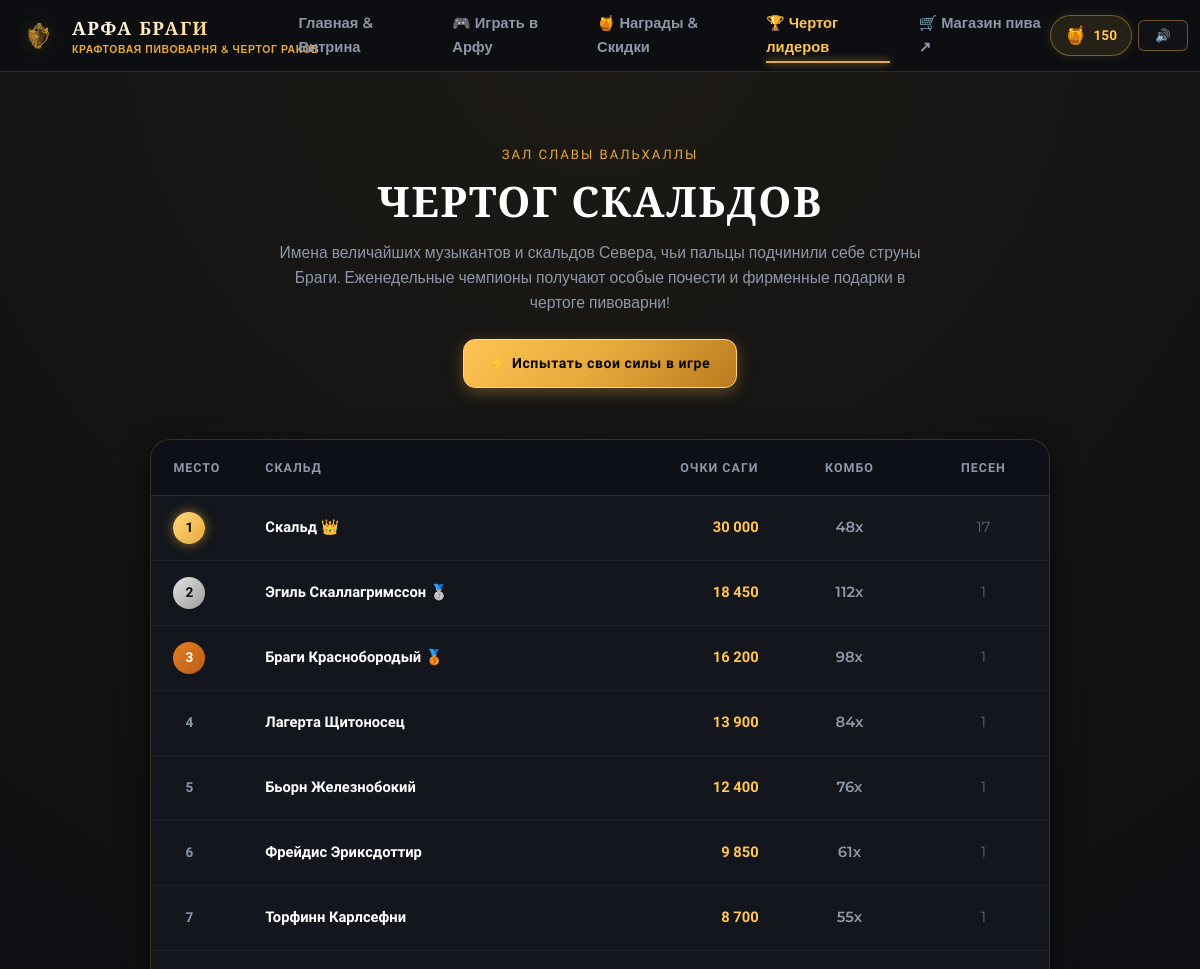
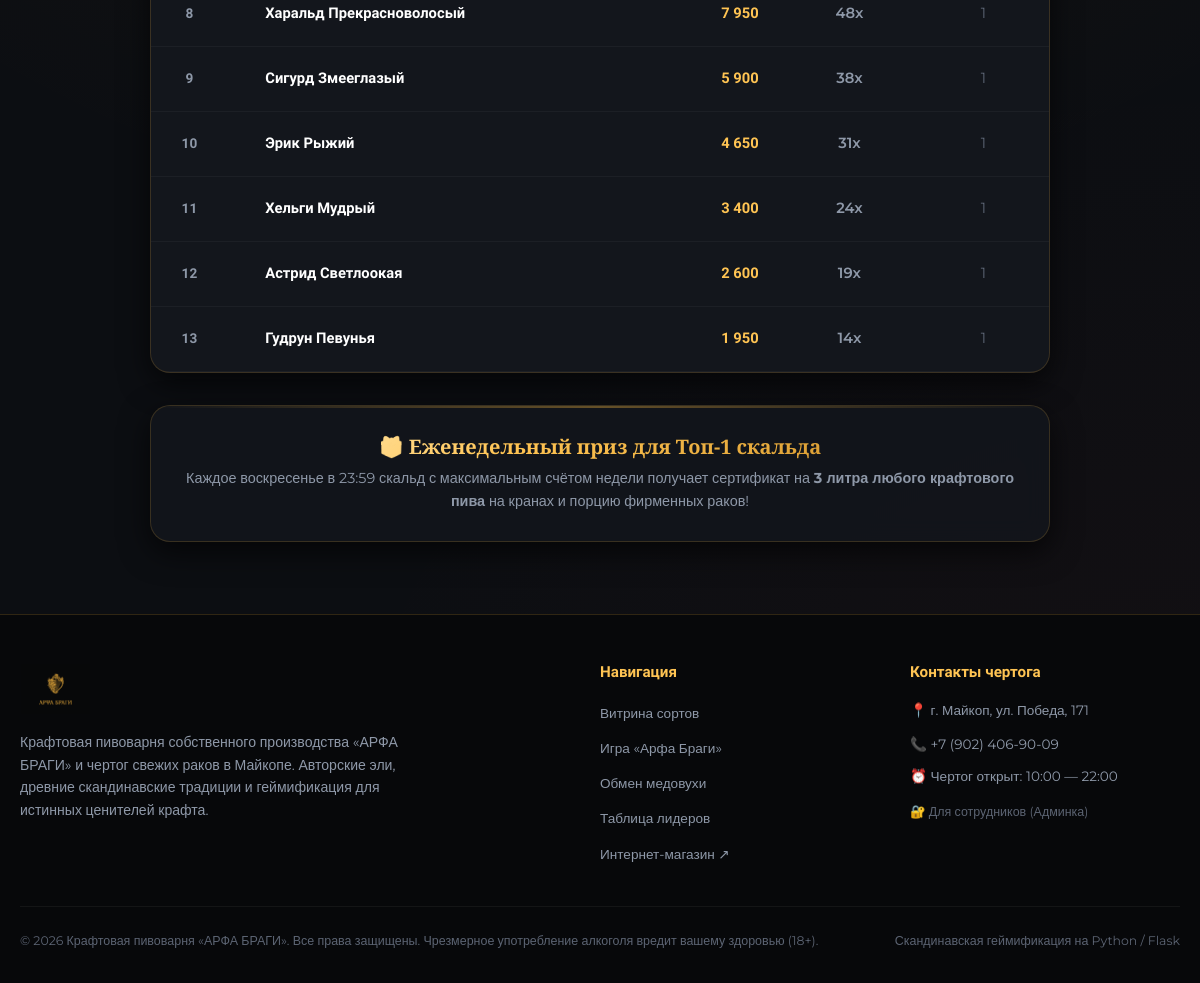
The app's page /leaderboard with its own data (2 pictures, top to bottom).
### tables this page shows
CREATE TABLE players (
            id INTEGER PRIMARY KEY AUTOINCREMENT,
            uuid TEXT UNIQUE NOT NULL,
            name TEXT NOT NULL DEFAULT 'Скальд',
            score INTEGER DEFAULT 0,
            highest_score INTEGER DEFAULT 0,
            mead INTEGER DEFAULT 50,
            total_mead INTEGER DEFAULT 50,
            games_played INTEGER DEFAULT 0,
            max_combo INTEGER DEFAULT 0,
            streak_days INTEGER DEFAULT 1,
            last_daily_claim TEXT,
            harp_strings_lvl INTEGER DEFAULT 0,
            horn_lvl INTEGER DEFAULT 0,
            odin_blessings INTEGER DEFAULT 1,
            brewery_buff_games INTEGER DEFAULT 0,
            created_at TIMESTAMP DEFAULT CURRENT_TIMESTAMP,
            updated_at TIMESTAMP DEFAULT CURRENT_TIMESTAMP
        );

CREATE TABLE score_records (
            id INTEGER PRIMARY KEY AUTOINCREMENT,
            player_id INTEGER,
            player_name TEXT,
            score INTEGER NOT NULL,
            max_combo INTEGER DEFAULT 0,
            runes_hit INTEGER DEFAULT 0,
            accuracy REAL DEFAULT 0.0,
            mead_earned INTEGER DEFAULT 0,
            created_at TIMESTAMP DEFAULT CURRENT_TIMESTAMP,
            FOREIGN KEY(player_id) REFERENCES players(id) ON DELETE SET NULL
        );

### app.py (the view)
@app.route('/leaderboard')
def leaderboard():
    weekly_top = get_leaderboard(timeframe='weekly', limit=15)
    all_time_top = get_leaderboard(timeframe='all_time', limit=15)
    return render_template(
        'leaderboard.html',
        weekly_top=weekly_top,
        all_time_top=all_time_top
    )

### app.py (called while the page is built)
@app.context_processor
def inject_global_context():
    logos = discover_logo_assets()
    return {
        'config': Config,
        'logos': logos,
        'shop_url': Config.SHOP_URL,
        'brewery_name': Config.BREWERY_NAME,
        'brewery_tagline': Config.BREWERY_TAGLINE,
        'brewery_city': Config.BREWERY_CITY,
        'brewery_phone': Config.BREWERY_PHONE
    }

### models.py (called while the page is built)
def get_db():
    conn = sqlite3.connect(str(Config.DB_PATH))
    conn.row_factory = sqlite3.Row
    conn.execute("PRAGMA foreign_keys = ON")
    return conn

### templates/leaderboard.html (shortened to what this page needs)
{% extends 'base.html' %}
{% block content %}
<section class="section">
  <div class="container">
    <div class="section-header">
      <div class="section-eyebrow">Зал славы Вальхаллы</div>
      <h1 class="section-title">ЧЕРТОГ СКАЛЬДОВ</h1>
      <p class="section-desc">
        Имена величайших музыкантов и скальдов Севера, чьи пальцы подчинили себе струны Браги.
        Еженедельные чемпионы получают особые почести и фирменные подарки в чертоге пивоварни!
      </p>
      <div style="margin-top: 1.5rem;">
        <a href="{{ url_for('game') }}" class="btn btn-gold">
        </a>
      </div>
    </div>
    <div class="leaderboard-table-card" style="max-width: 900px; margin: 0 auto;">
      <table class="skald-table">
        <thead>
          <tr>
            <th style="width: 80px;">Место</th>
            <th>Скальд</th>
            <th style="text-align: right;">Очки саги</th>
            <th style="text-align: center;">Комбо</th>
            <th style="text-align: center;">Песен</th>
          </tr>
        </thead>
        <tbody>
          {% if weekly_top %}
            {% for item in weekly_top %}
            <tr>
              <td>
                <span class="rank-badge {% if item.rank == 1 %}rank-1{% elif item.rank == 2 %}rank-2{% elif item.rank == 3 %}rank-3{% else %}text-muted{% endif %}">
                  {{ item.rank }}
                </span>
              </td>
              <td>
                <div style="font-family: var(--font-heading); font-weight: 700; color: #fff;">
                  {{ item.name }}
                  {% if item.rank == 1 %} 👑{% elif item.rank == 2 %} 🥈{% elif item.rank == 3 %} 🥉{% endif %}
                </div>
              </td>
              <td style="text-align: right; font-family: var(--font-heading); font-weight: 800; color: var(--gold-bright);">
                {{ "{:,}".format(item.top_score).replace(',', ' ') }}
              </td>
              <td style="text-align: center; color: var(--text-muted); font-weight: 600;">
                {{ item.best_combo }}x
              </td>
              <td style="text-align: center; color: var(--text-dim);">
                {{ item.sessions_count }}
              </td>
            </tr>
            {% endfor %}
          {% else %}
            <tr>
              <td colspan="5" style="text-align: center; padding: 3rem; color: var(--text-dim);">
                Чертог ждёт своего первого героя! Сыграй в игру и впиши своё имя золотыми рунами.
              </td>
            </tr>
          {% endif %}
        </tbody>
      </table>
    </div>
    <div class="viking-card" style="max-width: 900px; margin: 2rem auto 0; text-align: center;">
      <h3 class="font-viking text-gradient-gold" style="font-size: 1.25rem; margin-bottom: 0.5rem;">
        🎁 Еженедельный приз для Топ-1 скальда
      </h3>
      <p class="text-muted" style="font-size: 0.9rem;">
        Каждое воскресенье в 23:59 скальд с максимальным счётом недели получает сертификат на <strong>3 литра любого крафтового пива</strong> на кранах и порцию фирменных раков!
      </p>
    </div>
  </div>
</section>
{% endblock %}

### templates/base.html (shortened to what this page needs)
<!DOCTYPE html>
<html lang="ru">
<head>
  <link rel="stylesheet" href="{{ url_for('static', filename='css/style.css') }}">
</head>
<body>
  <header class="navbar">
    <div class="container nav-container">
      <a href="{{ url_for('index') }}" class="brand-link">
        <img src="{{ url_for('static', filename=logos.emblem) }}" alt="{{ brewery_name }}" class="nav-emblem">
        <div class="brand-text">
          <span class="brand-title">{{ brewery_name }}</span>
          <span class="brand-subtitle">{{ brewery_tagline }}</span>
        </div>
      </a>
      <nav>
        <ul class="nav-menu" id="navMenu">
          <li><a href="{{ url_for('index') }}" class="nav-link {% if request.endpoint == 'index' %}active{% endif %}">Главная & Витрина</a></li>
          <li><a href="{{ url_for('game') }}" class="nav-link btn-open-game-window {% if request.endpoint == 'game' %}active{% endif %}">🎮 Играть в Арфу</a></li>
          <li><a href="{{ url_for('rewards') }}" class="nav-link {% if request.endpoint == 'rewards' %}active{% endif %}">🍯 Награды & Скидки</a></li>
          <li><a href="{{ url_for('leaderboard') }}" class="nav-link {% if request.endpoint == 'leaderboard' %}active{% endif %}">🏆 Чертог лидеров</a></li>
          <li><a href="{{ shop_url }}" target="_blank" rel="noopener noreferrer" class="nav-link">🛒 Магазин пива ↗</a></li>
        </ul>
      </nav>
      <div class="nav-right">
        <a href="{{ url_for('rewards') }}" class="header-mead-badge" title="Твоя медовуха для обмена на скидки">
          <span class="header-mead-icon">🍯</span>
          <span id="headerMeadCount">0</span>
        </a>
        <button id="btnToggleAudio" class="btn btn-outline btn-sm" aria-label="Звук" title="Включить / Выключить звук">
          <span id="audioBtnIcon">🔊</span>
        </button>
      </div>
    </div>
  </header>
  <main>
    {% block content %}{% endblock %}
  </main>
  <footer class="footer">
    <div class="container">
      <div class="footer-grid">
        <div>
          <a href="{{ url_for('index') }}" class="brand-link" style="margin-bottom: 0.8rem;">
            <img src="{{ url_for('static', filename=logos.main_logo) }}" alt="{{ brewery_name }}" style="max-height: 52px; width: auto;">
          </a>
          <p class="footer-brand-desc">
            Крафтовая пивоварня собственного производства «{{ brewery_name }}» и чертог свежих раков в Майкопе. Авторские эли, древние скандинавские традиции и геймификация для истинных ценителей крафта.
          </p>
        </div>
        <div>
          <h4 class="footer-heading">Навигация</h4>
          <ul class="footer-links">
            <li><a href="{{ url_for('index') }}" class="footer-link">Витрина сортов</a></li>
            <li><a href="{{ url_for('game') }}" class="footer-link">Игра «Арфа Браги»</a></li>
            <li><a href="{{ url_for('rewards') }}" class="footer-link">Обмен медовухи</a></li>
            <li><a href="{{ url_for('leaderboard') }}" class="footer-link">Таблица лидеров</a></li>
            <li><a href="{{ shop_url }}" target="_blank" rel="noopener noreferrer" class="footer-link">Интернет-магазин ↗</a></li>
          </ul>
        </div>
        <div>
          <h4 class="footer-heading">Контакты чертога</h4>
          <ul class="footer-links">
            <li class="footer-link">📍 {{ brewery_city }}</li>
            <li><a href="tel:{{ brewery_phone }}" class="footer-link">📞 {{ brewery_phone }}</a></li>
            <li class="footer-link">⏰ Чертог открыт: 10:00 — 22:00</li>
            <li><a href="{{ url_for('admin_promos') }}" class="footer-link" style="color: var(--text-dim); font-size: 0.78rem;">🔐 Для сотрудников (Админка)</a></li>
          </ul>
        </div>
      </div>
      <div class="footer-bottom">
        <div>© 2026 Крафтовая пивоварня «{{ brewery_name }}». Все права защищены. Чрезмерное употребление алкоголя вредит вашему здоровью (18+).</div>
        <div>Скандинавская геймификация на Python / Flask</div>
      </div>
    </div>
  </footer>
</body>
</html>

### records on screen
players: rank "2", name "Эгиль Скаллагримссон", sessions_count "1"
players: rank "3", name "Браги Краснобородый", sessions_count "1"
players: rank "4", name "Лагерта Щитоносец", sessions_count "1"
players: rank "6", name "Фрейдис Эриксдоттир", top_score "9 850", best_combo "61", sessions_count "1"
players: rank "7", name "Торфинн Карлсефни", top_score "8 700", best_combo "55", sessions_count "1"
players: rank "8", name "Харальд Прекрасноволосый", top_score "7 950", best_combo "48", sessions_count "1"
players: rank "9", name "Сигурд Змееглазый", top_score "5 900", best_combo "38", sessions_count "1"
score_records: rank "10", name "Эрик Рыжий", top_score "4 650", best_combo "31", sessions_count "1"
score_records: rank "11", name "Хельги Мудрый", top_score "3 400", best_combo "24", sessions_count "1"
score_records: rank "12", name "Астрид Светлоокая", top_score "2 600", best_combo "19", sessions_count "1"
score_records: rank "13", name "Гудрун Певунья", top_score "1 950", best_combo "14", sessions_count "1"

### other values on screen
{{ brewery_name }} "АРФА БРАГИ"
{{ brewery_tagline }} "КРАФТОВАЯ ПИВОВАРНЯ & ЧЕРТОГ РАКОВ"
{{ item.rank }} "1" "5"
{{ item.name }} "Скальд" "Бьорн Железнобокий"
{{ item.sessions_count }} "17" "1"
{{ "{:,}".format(item.top_score).replace(',', ' ') }} "12 400"
{{ item.best_combo }} "76"
{{ brewery_city }} "г. Майкоп, ул. Победа, 171"
{{ brewery_phone }} "+7 (902) 406-90-09"
